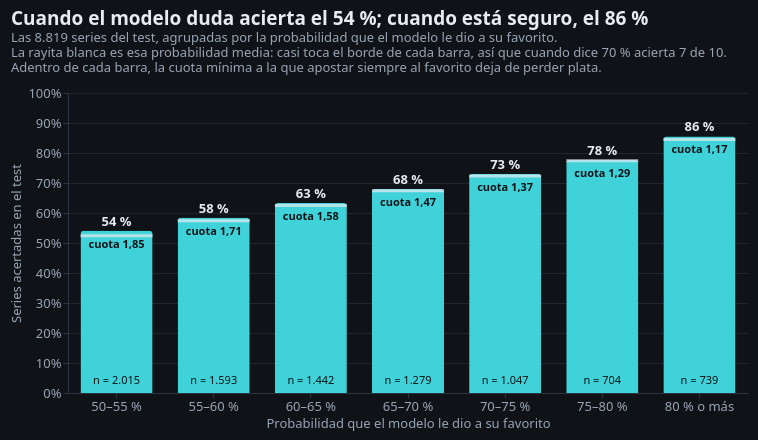

Notebook cell for this chart:
### Markdown cell above
#### 1. Por confianza: el modelo sabe cuándo duda

Para cada serie, la **confianza** es la probabilidad que el modelo le dio a su favorito (entre 50 % y 100 %). Agrupamos el test por tramos de confianza y medimos cuánto acierta en cada uno.

### Code cell
display(graf.tabla_confianza(detalle).drop(columns=['texto', 'texto_cuota', 'texto_n']).round(3))
print('Errores con confianza menor a 60 %:', f"{(errores.confianza < 0.6).mean():.1%}")
graf.g_confianza(detalle)

### Figure 1 — Vega-Lite specification as saved in the notebook (floating-point values rounded to 4 significant figures)
{"config": {"background": "#0f1318", "font": "Barlow, \"Segoe UI\", Helvetica, Arial, sans-serif", "padding": 10, "view": {"continuousWidth": 300, "continuousHeight": 300, "stroke": null}, "axis": {"domainColor": "#2b3440", "gridColor": "#1f262f", "labelColor": "#9aa5b4", "labelFont": "Barlow, \"Segoe UI\", Helvetica, Arial, sans-serif", "labelFontSize": 13, "tickColor": "#2b3440", "titleColor": "#9aa5b4", "titleFont": "Barlow, \"Segoe UI\", Helvetica, Arial, sans-serif", "titleFontSize": 13, "titleFontWeight": "normal"}, "legend": {"labelColor": "#e8ecf1", "labelFontSize": 13, "titleColor": "#9aa5b4", "titleFontSize": 13, "titleFontWeight": "normal"}, "header": {"labelColor": "#e8ecf1", "labelFontSize": 13, "titleColor": "#9aa5b4", "titleFontSize": 13}, "text": {"color": "#e8ecf1", "font": "Barlow, \"Segoe UI\", Helvetica, Arial, sans-serif"}, "title": {"anchor": "start", "fontSize": 19, "font": "Rajdhani, \"Arial Narrow\", \"Segoe UI\", sans-serif", "fontWeight": 700, "color": "#e8ecf1", "subtitleColor": "#9aa5b4", "subtitleFontSize": 13, "subtitleFont": "Barlow, \"Segoe UI\", Helvetica, Arial, sans-serif", "offset": 12}}, "layer": [{"mark": {"type": "bar", "color": "#3fd2d8", "cornerRadiusEnd": 3, "size": 72}, "encoding": {"tooltip": [{"field": "tramo", "title": "Confianza", "type": "ordinal"}, {"field": "series", "format": ",", "title": "Series", "type": "quantitative"}, {"field": "accuracy", "format": ".1%", "title": "Acierta", "type": "quantitative"}, {"field": "confianza", "format": ".1%", "title": "Confianza media del modelo", "type": "quantitative"}, {"field": "cuota", "format": ".2f", "title": "Cuota mínima para no perder", "type": "quantitative"}], "x": {"axis": {"labelAngle": 0}, "field": "tramo", "sort": ["50–55 %", "55–60 %", "60–65 %", "65–70 %", "70–75 %", "75–80 %", "80 % o más"], "title": "Probabilidad que el modelo le dio a su favorito", "type": "ordinal"}, "y": {"axis": {"format": ".0%"}, "field": "accuracy", "scale": {"domain": [0, 1]}, "title": "Series acertadas en el test", "type": "quantitative"}}}, {"mark": {"type": "tick", "color": "#e8ecf1", "size": 72, "thickness": 3}, "encoding": {"x": {"axis": {"labelAngle": 0}, "field": "tramo", "sort": ["50–55 %", "55–60 %", "60–65 %", "65–70 %", "70–75 %", "75–80 %", "80 % o más"], "title": "Probabilidad que el modelo le dio a su favorito", "type": "ordinal"}, "y": {"field": "confianza", "type": "quantitative"}}}, {"mark": {"type": "text", "color": "#e8ecf1", "dy": -9, "fontSize": 13, "fontWeight": "bold"}, "encoding": {"text": {"field": "texto", "type": "nominal"}, "x": {"axis": {"labelAngle": 0}, "field": "tramo", "sort": ["50–55 %", "55–60 %", "60–65 %", "65–70 %", "70–75 %", "75–80 %", "80 % o más"], "title": "Probabilidad que el modelo le dio a su favorito", "type": "ordinal"}, "y": {"field": "accuracy", "type": "quantitative"}}}, {"mark": {"type": "text", "color": "#0f1318", "dy": 14, "fontSize": 11, "fontWeight": "bold"}, "encoding": {"text": {"field": "texto_cuota", "type": "nominal"}, "x": {"axis": {"labelAngle": 0}, "field": "tramo", "sort": ["50–55 %", "55–60 %", "60–65 %", "65–70 %", "70–75 %", "75–80 %", "80 % o más"], "title": "Probabilidad que el modelo le dio a su favorito", "type": "ordinal"}, "y": {"field": "accuracy", "type": "quantitative"}}}, {"mark": {"type": "text", "color": "#0f1318", "fontSize": 11, "y": 288}, "encoding": {"text": {"field": "texto_n", "type": "nominal"}, "x": {"axis": {"labelAngle": 0}, "field": "tramo", "sort": ["50–55 %", "55–60 %", "60–65 %", "65–70 %", "70–75 %", "75–80 %", "80 % o más"], "title": "Probabilidad que el modelo le dio a su favorito", "type": "ordinal"}}}], "data": {"name": "data-aca618fd443bafb38cbd54bbc58b5cdc"}, "height": 300, "title": {"text": "Cuando el modelo duda acierta el 54 %; cuando está seguro, el 86 %", "subtitle": ["Las 8.819 series del test, agrupadas por la probabilidad que el modelo le dio a su favorito.", "La rayita blanca es esa probabilidad media: casi toca el borde de cada barra, así que cuando dice 70 % acierta 7 de 10.", "Adentro de cada barra, la cuota mínima a la que apostar siempre al favorito deja de perder plata."]}, "width": 680, "$schema": "https://vega.github.io/schema/vega-lite/v5.20.1.json", "datasets": {"data-aca618fd443bafb38cbd54bbc58b5cdc": [{"tramo": "50–55 %", "series": 2015, "accuracy": 0.5404, "confianza": 0.5245, "cuota": 1.85, "texto": "54 %", "texto_cuota": "cuota 1,85", "texto_n": "n = 2.015"}, {"tramo": "55–60 %", "series": 1593, "accuracy": 0.5838, "confianza": 0.5742, "cuota": 1.713, "texto": "58 %", "texto_cuota": "cuota 1,71", "texto_n": "n = 1.593"}, {"tramo": "60–65 %", "series": 1442, "accuracy": 0.6331, "confianza": 0.6246, "cuota": 1.579, "texto": "63 %", "texto_cuota": "cuota 1,58", "texto_n": "n = 1.442"}, {"tramo": "65–70 %", "series": 1279, "accuracy": 0.6802, "confianza": 0.6744, "cuota": 1.47, "texto": "68 %", "texto_cuota": "cuota 1,47", "texto_n": "n = 1.279"}, {"tramo": "70–75 %", "series": 1047, "accuracy": 0.7297, "confianza": 0.7236, "cuota": 1.37, "texto": "73 %", "texto_cuota": "cuota 1,37", "texto_n": "n = 1.047"}, {"tramo": "75–80 %", "series": 704, "accuracy": 0.777, "confianza": 0.7738, "cuota": 1.287, "texto": "78 %", "texto_cuota": "cuota 1,29", "texto_n": "n = 704"}, {"tramo": "80 % o más", "series": 739, "accuracy": 0.8552, "confianza": 0.845, "cuota": 1.169, "texto": "86 %", "texto_cuota": "cuota 1,17", "texto_n": "n = 739"}]}}
